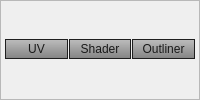
             <widget class="QFrame" name="frame_basicPanel">
              <property name="minimumSize">
               <size>
                <width>0</width>
                <height>0</height>
               </size>
              </property>
              <property name="maximumSize">
               <size>
                <width>16777215</width>
                <height>16777215</height>
               </size>
              </property>
              <property name="font">
               <font>
                <family>Segoe UI</family>
               </font>
              </property>
              <property name="styleSheet">
               <string notr="true">*.QPushButton{ 
background-color: qlineargradient(spread:pad, x1:1, y1:1, x2:1, y2:0, stop:0 rgba(115, 115, 115, 225), stop:1 rgba(175,175, 175, 195));
border:1px solid rgb(30,30,30);
color: rgb( 25,25,25 );
}
*.QPushButton:hover{ 
background-color: qlineargradient(spread:pad, x1:1, y1:1, x2:1, y2:0, stop:0 rgba(135, 135, 135, 225), stop:1 rgba(195,195, 195, 195));
border:1px solid rgb(30,30,30);
color: rgb( 25,25,25 );
}
*.QPushButton:pressed{ 
background-color: qlineargradient(spread:pad, x1:1, y1:1, x2:1, y2:0, stop:0 rgba(175, 175, 175, 195), stop:1 rgba(115,115, 115, 225));
border:1px solid rgb(30,30,30);
color: rgb( 25,25,25 );
}</string>
              </property>
              <property name="frameShape">
               <enum>QFrame::StyledPanel</enum>
              </property>
              <property name="frameShadow">
               <enum>QFrame::Raised</enum>
              </property>
              <layout class="QGridLayout" name="gridLayout_3">
               <property name="leftMargin">
                <number>4</number>
               </property>
               <property name="topMargin">
                <number>2</number>
               </property>
               <property name="rightMargin">
                <number>4</number>
               </property>
               <property name="bottomMargin">
                <number>4</number>
               </property>
               <property name="spacing">
                <number>1</number>
               </property>
               <item row="0" column="1">
                <widget class="QPushButton" name="btn_UV">
                 <property name="minimumSize">
                  <size>
                   <width>0</width>
                   <height>17</height>
                  </size>
                 </property>
                 <property name="maximumSize">
                  <size>
                   <width>16777215</width>
                   <height>20</height>
                  </size>
                 </property>
                 <property name="font">
                  <font>
                   <family>Segoe UI</family>
                  </font>
                 </property>
                 <property name="cursor">
                  <cursorShape>PointingHandCursor</cursorShape>
                 </property>
                 <property name="statusTip">
                  <string>Toggle UV Editor</string>
                 </property>
                 <property name="styleSheet">
                  <string notr="true"/>
                 </property>
                 <property name="text">
                  <string>UV</string>
                 </property>
                </widget>
               </item>
               <item row="0" column="2">
                <widget class="QPushButton" name="btn_shader">
                 <property name="minimumSize">
                  <size>
                   <width>0</width>
                   <height>17</height>
                  </size>
                 </property>
                 <property name="maximumSize">
                  <size>
                   <width>16777215</width>
                   <height>20</height>
                  </size>
                 </property>
                 <property name="font">
                  <font>
                   <family>Segoe UI</family>
                  </font>
                 </property>
                 <property name="cursor">
                  <cursorShape>PointingHandCursor</cursorShape>
                 </property>
                 <property name="statusTip">
                  <string>Toggle Shader Editor</string>
                 </property>
                 <property name="styleSheet">
                  <string notr="true"/>
                 </property>
                 <property name="text">
                  <string>Shader</string>
                 </property>
                </widget>
               </item>
               <item row="0" column="3">
                <widget class="QPushButton" name="btn_outliner">
                 <property name="minimumSize">
                  <size>
                   <width>0</width>
                   <height>17</height>
                  </size>
                 </property>
                 <property name="maximumSize">
                  <size>
                   <width>16777215</width>
                   <height>20</height>
                  </size>
                 </property>
                 <property name="font">
                  <font>
                   <family>Segoe UI</family>
                  </font>
                 </property>
                 <property name="cursor">
                  <cursorShape>PointingHandCursor</cursorShape>
                 </property>
                 <property name="statusTip">
                  <string>Toggle Outline Editor</string>
                 </property>
                 <property name="text">
                  <string>Outliner</string>
                 </property>
                </widget>
               </item>
              </layout>
             </widget>
